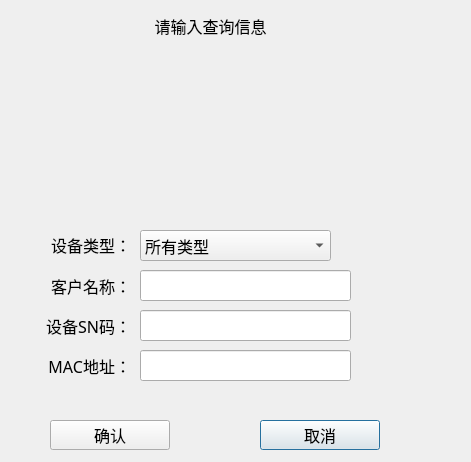
<?xml version="1.0" encoding="UTF-8"?>
<ui version="4.0">
 <class>Log_MacQueryDlg</class>
 <widget class="QDialog" name="Log_MacQueryDlg">
  <property name="geometry">
   <rect>
    <x>0</x>
    <y>0</y>
    <width>471</width>
    <height>462</height>
   </rect>
  </property>
  <property name="windowTitle">
   <string>Dialog</string>
  </property>
  <property name="styleSheet">
   <string notr="true"/>
  </property>
  <widget class="QLabel" name="label_2">
   <property name="geometry">
    <rect>
     <x>10</x>
     <y>270</y>
     <width>121</width>
     <height>31</height>
    </rect>
   </property>
   <property name="font">
    <font>
     <family>微软雅黑</family>
     <pointsize>12</pointsize>
    </font>
   </property>
   <property name="styleSheet">
    <string notr="true"/>
   </property>
   <property name="text">
    <string>客户名称：</string>
   </property>
   <property name="alignment">
    <set>Qt::AlignRight|Qt::AlignTrailing|Qt::AlignVCenter</set>
   </property>
  </widget>
  <widget class="QLineEdit" name="userEdit">
   <property name="geometry">
    <rect>
     <x>140</x>
     <y>270</y>
     <width>211</width>
     <height>31</height>
    </rect>
   </property>
   <property name="font">
    <font>
     <family>微软雅黑</family>
     <pointsize>12</pointsize>
    </font>
   </property>
   <property name="styleSheet">
    <string notr="true"/>
   </property>
  </widget>
  <widget class="QPushButton" name="quitBtn">
   <property name="geometry">
    <rect>
     <x>260</x>
     <y>420</y>
     <width>120</width>
     <height>30</height>
    </rect>
   </property>
   <property name="font">
    <font>
     <family>微软雅黑</family>
     <pointsize>12</pointsize>
    </font>
   </property>
   <property name="styleSheet">
    <string notr="true"/>
   </property>
   <property name="text">
    <string>取消</string>
   </property>
  </widget>
  <widget class="QPushButton" name="okBtn">
   <property name="geometry">
    <rect>
     <x>50</x>
     <y>420</y>
     <width>120</width>
     <height>30</height>
    </rect>
   </property>
   <property name="font">
    <font>
     <family>微软雅黑</family>
     <pointsize>12</pointsize>
    </font>
   </property>
   <property name="styleSheet">
    <string notr="true"/>
   </property>
   <property name="text">
    <string>确认</string>
   </property>
  </widget>
  <widget class="QWidget" name="dateWid" native="true">
   <property name="geometry">
    <rect>
     <x>20</x>
     <y>59</y>
     <width>450</width>
     <height>120</height>
    </rect>
   </property>
   <property name="font">
    <font>
     <family>微软雅黑</family>
     <pointsize>12</pointsize>
    </font>
   </property>
   <property name="styleSheet">
    <string notr="true"/>
   </property>
  </widget>
  <widget class="QLabel" name="label">
   <property name="geometry">
    <rect>
     <x>140</x>
     <y>10</y>
     <width>141</width>
     <height>31</height>
    </rect>
   </property>
   <property name="font">
    <font>
     <family>微软雅黑</family>
     <pointsize>12</pointsize>
    </font>
   </property>
   <property name="styleSheet">
    <string notr="true"/>
   </property>
   <property name="text">
    <string>请输入查询信息</string>
   </property>
   <property name="alignment">
    <set>Qt::AlignCenter</set>
   </property>
  </widget>
  <widget class="QLineEdit" name="snEdit">
   <property name="geometry">
    <rect>
     <x>140</x>
     <y>310</y>
     <width>211</width>
     <height>31</height>
    </rect>
   </property>
   <property name="font">
    <font>
     <family>微软雅黑</family>
     <pointsize>12</pointsize>
    </font>
   </property>
   <property name="styleSheet">
    <string notr="true"/>
   </property>
  </widget>
  <widget class="QLabel" name="label_3">
   <property name="geometry">
    <rect>
     <x>10</x>
     <y>310</y>
     <width>121</width>
     <height>31</height>
    </rect>
   </property>
   <property name="font">
    <font>
     <family>微软雅黑</family>
     <pointsize>12</pointsize>
    </font>
   </property>
   <property name="styleSheet">
    <string notr="true"/>
   </property>
   <property name="text">
    <string>设备SN码：</string>
   </property>
   <property name="alignment">
    <set>Qt::AlignRight|Qt::AlignTrailing|Qt::AlignVCenter</set>
   </property>
  </widget>
  <widget class="QLabel" name="label_4">
   <property name="geometry">
    <rect>
     <x>10</x>
     <y>229</y>
     <width>121</width>
     <height>31</height>
    </rect>
   </property>
   <property name="font">
    <font>
     <family>微软雅黑</family>
     <pointsize>12</pointsize>
    </font>
   </property>
   <property name="styleSheet">
    <string notr="true"/>
   </property>
   <property name="text">
    <string>设备类型：</string>
   </property>
   <property name="alignment">
    <set>Qt::AlignRight|Qt::AlignTrailing|Qt::AlignVCenter</set>
   </property>
  </widget>
  <widget class="QLabel" name="label_5">
   <property name="geometry">
    <rect>
     <x>10</x>
     <y>350</y>
     <width>121</width>
     <height>31</height>
    </rect>
   </property>
   <property name="font">
    <font>
     <family>微软雅黑</family>
     <pointsize>12</pointsize>
    </font>
   </property>
   <property name="styleSheet">
    <string notr="true"/>
   </property>
   <property name="text">
    <string>MAC地址：</string>
   </property>
   <property name="alignment">
    <set>Qt::AlignRight|Qt::AlignTrailing|Qt::AlignVCenter</set>
   </property>
  </widget>
  <widget class="QComboBox" name="devCmb">
   <property name="geometry">
    <rect>
     <x>140</x>
     <y>230</y>
     <width>191</width>
     <height>31</height>
    </rect>
   </property>
   <property name="font">
    <font>
     <family>微软雅黑</family>
     <pointsize>12</pointsize>
    </font>
   </property>
   <property name="styleSheet">
    <string notr="true"/>
   </property>
   <item>
    <property name="text">
     <string>所有类型</string>
    </property>
   </item>
   <item>
    <property name="text">
     <string>IP-PDU</string>
    </property>
   </item>
   <item>
    <property name="text">
     <string>MPDU</string>
    </property>
   </item>
   <item>
    <property name="text">
     <string>RPDU</string>
    </property>
   </item>
   <item>
    <property name="text">
     <string>ZPDU</string>
    </property>
   </item>
   <item>
    <property name="text">
     <string>ATS</string>
    </property>
   </item>
  </widget>
  <widget class="QLineEdit" name="macEdit">
   <property name="geometry">
    <rect>
     <x>140</x>
     <y>350</y>
     <width>211</width>
     <height>31</height>
    </rect>
   </property>
   <property name="font">
    <font>
     <family>微软雅黑</family>
     <pointsize>12</pointsize>
    </font>
   </property>
   <property name="styleSheet">
    <string notr="true"/>
   </property>
  </widget>
 </widget>
 <resources/>
 <connections/>
</ui>
